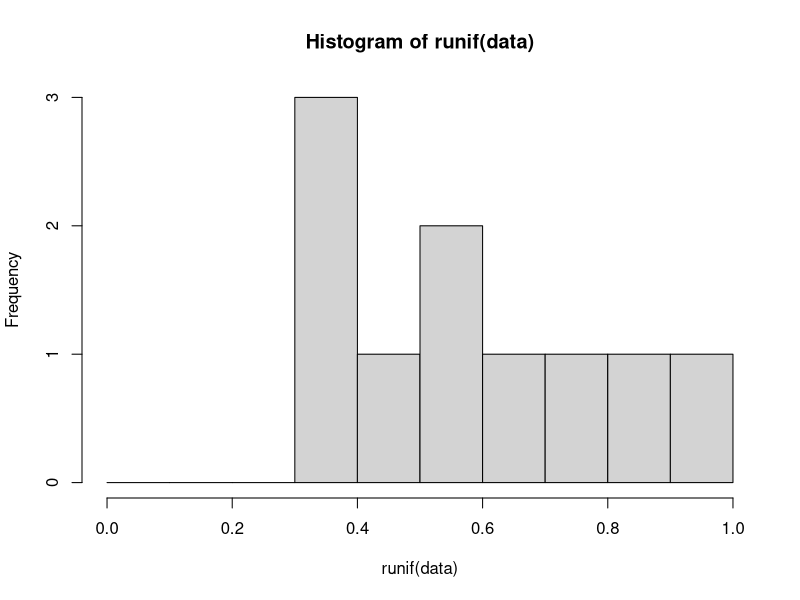
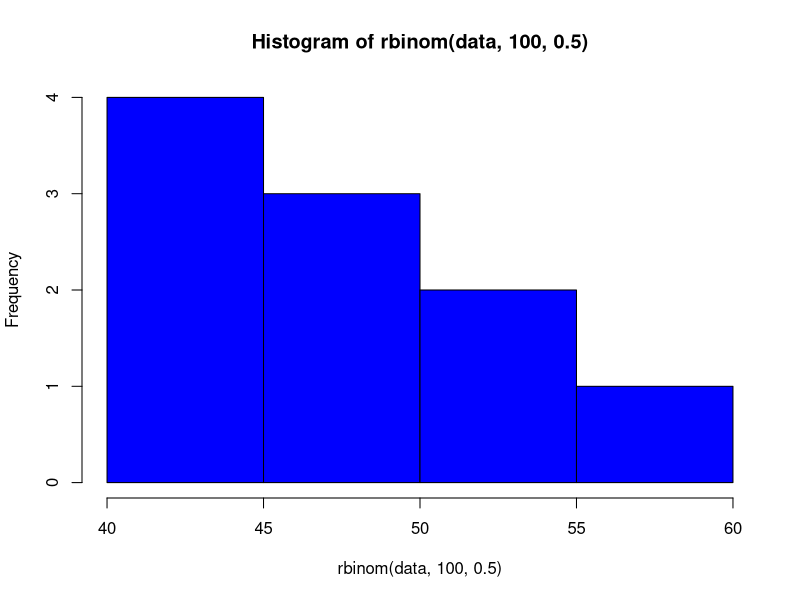
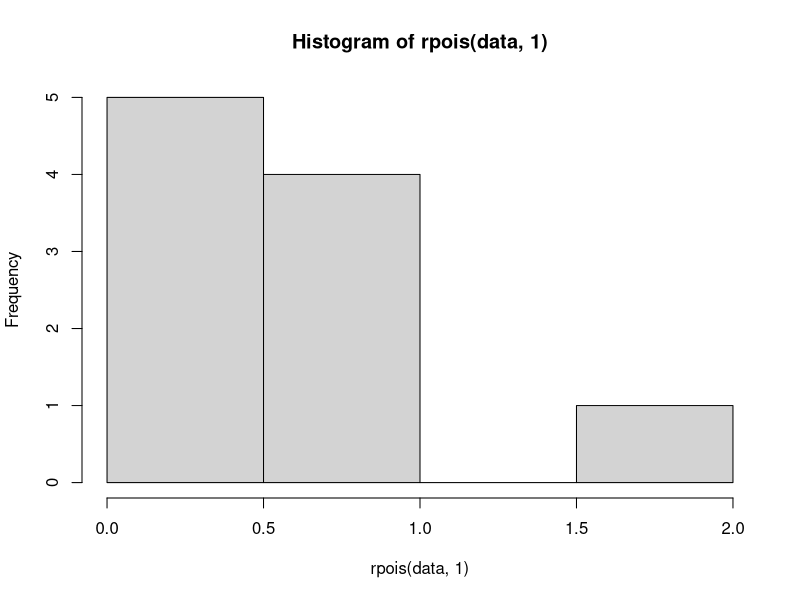

Here is the R script that generated these plots, in order:
## ---- chunk 1
x <- 3 # Change this value!
if (x > 0) {
  print("positive")
} else {
  print("not positive")
}
## ---- chunk 2
y <- 10 # Change this value!
if (y > 0) {
  print("positive")
} else if (y < 0) {
  print("negative")
} else {
  print("zero?")
}
## ---- chunk 3
z <- 100*pi
# Fill in the following if-else statements. You may (or may not) have to add or subtract else if or else statements.
if ( z < 0) { # Replace TRUE with a condition.
  z <- 0
} else if ( z > 100) { # Replace TRUE with a condition.
  z <- 100
} 
z
## ---- chunk 4
# Convert the day of the week into a number.
day <- "Tuesday" # Change this value!
switch(day, # The expression to be evaluated.
  Sunday = 1,
  Monday = 2,
  Tuesday = 3,
  Wednesday = 4,
  Thursday = 5,
  Friday = 6,
  Saturday = 7,
  NA) # an (optional) default value if there are no matches
## ---- chunk 5
# Convert a number into a day of the week.
day_num <- 5 # Change this value!
switch(day_num,
  "Sunday",
  "Monday",
  "Tuesday",
  "Wednesday",
  "Thursday",
  "Friday",
  "Saturday")
## ---- chunk 6
letter <- "a" # Change this value!
switch(letter,
  e = ,
  i = ,
  o = ,
  u = ,
  a = "vowel"
  ) # Modify as necessary.
## ---- chunk 7
# Divide a number by 2 until it becomes odd.
val_rep <- 898128000 # Change this value!
repeat {
  print(val_rep)
  if (val_rep %% 2 == 1) { # If val_rep is odd,
    break                  # end the loop.
  }
  val_rep <- val_rep / 2 # Divide val_rep by 2 since val_rep was even.
  # When the end of the loop is reached, return to the beginning of the loop.
}
## ---- chunk 8
val_while <- 898128000 # Change this value!
while (val_while %% 2 == 0) { # Continue the loop as long as val_while is even.
  print(val_while)
  val_while <- val_while / 2
}
print(val_while)
## ---- chunk 9
n_rep <- 2020 # Change this value!
repeat {
  n_rep <- 1 + n_rep * 3
  if (n_rep > 10000) break # Replace this with your code.
}
n_while <- 2020 # Change this value!
while (n_while < 10000) { # Replace FALSE with your stopping condition.
  # Fill in.
  n_while <- 1 + n_while * 3
}
## ---- chunk 10
for (i in 1:10) { # Repeat 10 times.
  print("Hello world!")
}
## ---- chunk 11
vec <- c(3, 1, 4) # Change this value!
for (i in 1:length(vec)) { # Replace c() with an appropriate sequence.
  # Fill in.
  vec[i] <- vec[i] + 1
}
## ---- chunk 12
x <- 898128000 # Change this value!
while (x %% 2 == 0) {
  print(x)
  x <- x / 2
}
print(x)
## ---- chunk 13
reduce <- function(x) {
  # Fill in.
  while (x %% 2 == 0) {
    print(x)
    x <- x / 2
  }
}

reduce(898128000)
## ---- chunk 14
f <- function(n) {
  # Fill in.
  if (n %% 2 == 0) 
    n <- n / 2
  else 
    n <- 3 * n + 1
  n
}

f(6)
f(19)
f(27)
## ---- chunk 15
g <- function(n) {
  # Fill in.
  x = 0
  while (n != 1){
    n <- f(n)
    x <- x + 1
  }
  i
}

g(6)
g(19)
g(27)
## ---- chunk 16
h <- function(n) {
  f <- function(m) {
    # Fill in.
    counter <- 0
    while (m != 1){
      if (m %% 2 == 0) 
        m <- m / 2
      else 
        m <- 1 + 3 * m
       counter <- 1 + counter
    }
    i
  }
  # Fill in.
  n <- f(n)
  n
}

h(6)
h(19)
h(27)
## ---- chunk 17
pythagoras <- function(a, b = a) {
  return(sqrt(a^2 + b^2))
}

pythagoras(3, 4)
pythagoras(5)
## ---- chunk 18
# Remove eval = FALSE or set eval = TRUE when you have completed this function.
powersum <- function(v, p = 2) { # Fill in arguments.
  # Fill in.
  sum <- 0
  for (i in v) {
    sum <- sum + i ^ p
  }
  sum
}

powersum(1:5) # Should return 55.
powersum(1:5, 4) # Should return 979.
## ---- chunk 19
countargs <- function(...) {
  print(paste("This function received", length(list(...)), "arguments."))
}

countargs(0)
countargs(1L, 5, 3 + 5i, TRUE, "yosemite")
countargs(c(1, 2, 3, 4, 5), factor(c("one", "two", "three")))
## ---- chunk 20
# Remove eval = FALSE or set eval = TRUE when you have completed this function.
randhist <- function(data, dis,...) { # Fill in arguments.
  # fill in
  switch(dis,
    "Uniform" = hist(runif(data), ...),
    "Binomial" = hist(rbinom(data, 100, 0.5), ...),
    "Poisson" = hist(rpois(data, 1), ...)
  )
}

randhist(10, "Uniform", breaks = seq(0, 1, 0.1))
randhist(10, "Binomial", col = "blue")
randhist(10, "Poisson")
